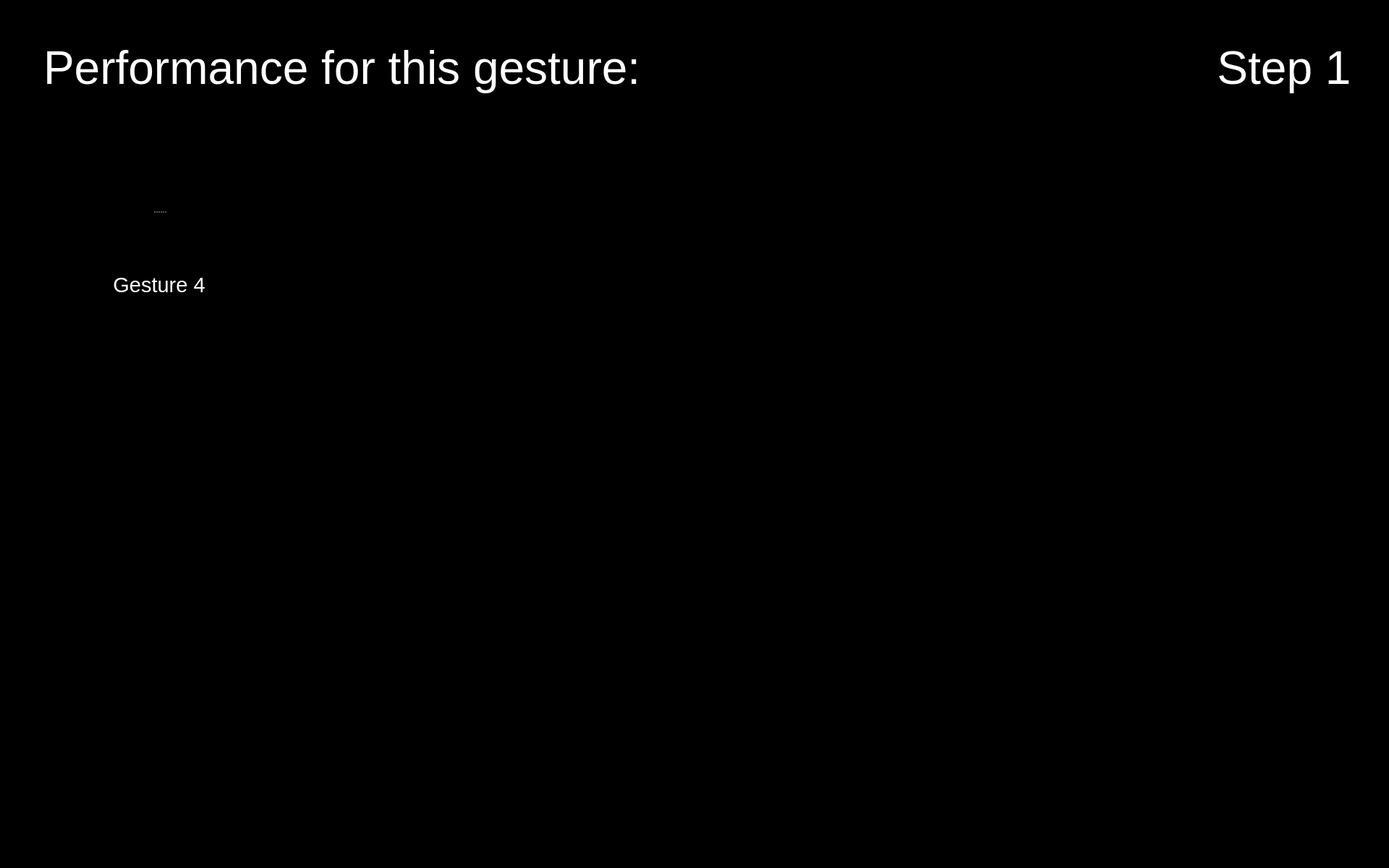
<?xml version="1.0" encoding="UTF-8"?>
<ui version="4.0">
 <class>Form</class>
 <widget class="QWidget" name="Form">
  <property name="geometry">
   <rect>
    <x>0</x>
    <y>0</y>
    <width>1920</width>
    <height>1200</height>
   </rect>
  </property>
  <property name="maximumSize">
   <size>
    <width>1920</width>
    <height>1200</height>
   </size>
  </property>
  <property name="windowTitle">
   <string>Form</string>
  </property>
  <property name="styleSheet">
   <string notr="true">background-color: rgb(0, 0, 0);</string>
  </property>
  <widget class="QPushButton" name="button_nav_left">
   <property name="enabled">
    <bool>true</bool>
   </property>
   <property name="geometry">
    <rect>
     <x>800</x>
     <y>560</y>
     <width>150</width>
     <height>150</height>
    </rect>
   </property>
   <property name="minimumSize">
    <size>
     <width>81</width>
     <height>81</height>
    </size>
   </property>
   <property name="maximumSize">
    <size>
     <width>150</width>
     <height>150</height>
    </size>
   </property>
   <property name="cursor">
    <cursorShape>OpenHandCursor</cursorShape>
   </property>
   <property name="focusPolicy">
    <enum>Qt::WheelFocus</enum>
   </property>
   <property name="contextMenuPolicy">
    <enum>Qt::DefaultContextMenu</enum>
   </property>
   <property name="layoutDirection">
    <enum>Qt::LeftToRight</enum>
   </property>
   <property name="autoFillBackground">
    <bool>false</bool>
   </property>
   <property name="styleSheet">
    <string notr="true"/>
   </property>
   <property name="icon">
    <iconset resource="resources/res.qrc">
     <normaloff>:/buttons/Button Left.svg</normaloff>:/buttons/Button Left.svg</iconset>
   </property>
   <property name="iconSize">
    <size>
     <width>144</width>
     <height>144</height>
    </size>
   </property>
   <property name="autoDefault">
    <bool>false</bool>
   </property>
   <property name="default">
    <bool>false</bool>
   </property>
   <property name="flat">
    <bool>true</bool>
   </property>
  </widget>
  <widget class="QPushButton" name="button_nav_right">
   <property name="enabled">
    <bool>true</bool>
   </property>
   <property name="geometry">
    <rect>
     <x>960</x>
     <y>560</y>
     <width>150</width>
     <height>150</height>
    </rect>
   </property>
   <property name="minimumSize">
    <size>
     <width>81</width>
     <height>81</height>
    </size>
   </property>
   <property name="maximumSize">
    <size>
     <width>150</width>
     <height>150</height>
    </size>
   </property>
   <property name="cursor">
    <cursorShape>OpenHandCursor</cursorShape>
   </property>
   <property name="focusPolicy">
    <enum>Qt::WheelFocus</enum>
   </property>
   <property name="contextMenuPolicy">
    <enum>Qt::DefaultContextMenu</enum>
   </property>
   <property name="layoutDirection">
    <enum>Qt::LeftToRight</enum>
   </property>
   <property name="autoFillBackground">
    <bool>false</bool>
   </property>
   <property name="styleSheet">
    <string notr="true"/>
   </property>
   <property name="icon">
    <iconset resource="resources/res.qrc">
     <normaloff>:/buttons/Button Right.svg</normaloff>:/buttons/Button Right.svg</iconset>
   </property>
   <property name="iconSize">
    <size>
     <width>144</width>
     <height>144</height>
    </size>
   </property>
   <property name="autoDefault">
    <bool>false</bool>
   </property>
   <property name="default">
    <bool>false</bool>
   </property>
   <property name="flat">
    <bool>true</bool>
   </property>
  </widget>
  <widget class="QPushButton" name="button_exit">
   <property name="enabled">
    <bool>true</bool>
   </property>
   <property name="geometry">
    <rect>
     <x>1760</x>
     <y>1040</y>
     <width>150</width>
     <height>150</height>
    </rect>
   </property>
   <property name="minimumSize">
    <size>
     <width>81</width>
     <height>81</height>
    </size>
   </property>
   <property name="maximumSize">
    <size>
     <width>150</width>
     <height>150</height>
    </size>
   </property>
   <property name="cursor">
    <cursorShape>OpenHandCursor</cursorShape>
   </property>
   <property name="focusPolicy">
    <enum>Qt::WheelFocus</enum>
   </property>
   <property name="contextMenuPolicy">
    <enum>Qt::DefaultContextMenu</enum>
   </property>
   <property name="icon">
    <iconset resource="resources/res.qrc">
     <normaloff>:/buttons/Button Exit.svg</normaloff>:/buttons/Button Exit.svg</iconset>
   </property>
   <property name="iconSize">
    <size>
     <width>144</width>
     <height>144</height>
    </size>
   </property>
   <property name="autoDefault">
    <bool>false</bool>
   </property>
   <property name="default">
    <bool>false</bool>
   </property>
   <property name="flat">
    <bool>true</bool>
   </property>
  </widget>
  <widget class="QLabel" name="image_step">
   <property name="geometry">
    <rect>
     <x>1650</x>
     <y>170</y>
     <width>250</width>
     <height>250</height>
    </rect>
   </property>
   <property name="font">
    <font>
     <pointsize>48</pointsize>
    </font>
   </property>
   <property name="styleSheet">
    <string notr="true">color: rgb(255, 255, 255);</string>
   </property>
   <property name="text">
    <string/>
   </property>
   <property name="pixmap">
    <pixmap resource="resources/res.qrc">:/detected steps/Detected Step1_Button.png</pixmap>
   </property>
   <property name="alignment">
    <set>Qt::AlignCenter</set>
   </property>
   <property name="wordWrap">
    <bool>true</bool>
   </property>
  </widget>
  <widget class="QLabel" name="label_plot_1">
   <property name="geometry">
    <rect>
     <x>490</x>
     <y>180</y>
     <width>850</width>
     <height>340</height>
    </rect>
   </property>
   <property name="maximumSize">
    <size>
     <width>1200</width>
     <height>480</height>
    </size>
   </property>
   <property name="font">
    <font>
     <pointsize>48</pointsize>
    </font>
   </property>
   <property name="styleSheet">
    <string notr="true">color: rgb(255, 255, 255);</string>
   </property>
   <property name="text">
    <string/>
   </property>
   <property name="scaledContents">
    <bool>true</bool>
   </property>
  </widget>
  <widget class="QLabel" name="icon_newbie_1">
   <property name="enabled">
    <bool>true</bool>
   </property>
   <property name="geometry">
    <rect>
     <x>490</x>
     <y>380</y>
     <width>100</width>
     <height>100</height>
    </rect>
   </property>
   <property name="sizePolicy">
    <sizepolicy hsizetype="Preferred" vsizetype="Preferred">
     <horstretch>0</horstretch>
     <verstretch>0</verstretch>
    </sizepolicy>
   </property>
   <property name="maximumSize">
    <size>
     <width>100</width>
     <height>100</height>
    </size>
   </property>
   <property name="text">
    <string/>
   </property>
   <property name="pixmap">
    <pixmap resource="resources/res.qrc">:/img/Icon User.png</pixmap>
   </property>
   <property name="scaledContents">
    <bool>true</bool>
   </property>
  </widget>
  <widget class="QLabel" name="icon_reaction_1">
   <property name="enabled">
    <bool>true</bool>
   </property>
   <property name="geometry">
    <rect>
     <x>1400</x>
     <y>250</y>
     <width>200</width>
     <height>200</height>
    </rect>
   </property>
   <property name="sizePolicy">
    <sizepolicy hsizetype="Preferred" vsizetype="Preferred">
     <horstretch>0</horstretch>
     <verstretch>0</verstretch>
    </sizepolicy>
   </property>
   <property name="maximumSize">
    <size>
     <width>200</width>
     <height>200</height>
    </size>
   </property>
   <property name="text">
    <string/>
   </property>
   <property name="scaledContents">
    <bool>true</bool>
   </property>
  </widget>
  <widget class="QLabel" name="icon_expert_1">
   <property name="enabled">
    <bool>true</bool>
   </property>
   <property name="geometry">
    <rect>
     <x>490</x>
     <y>220</y>
     <width>100</width>
     <height>100</height>
    </rect>
   </property>
   <property name="sizePolicy">
    <sizepolicy hsizetype="Preferred" vsizetype="Preferred">
     <horstretch>0</horstretch>
     <verstretch>0</verstretch>
    </sizepolicy>
   </property>
   <property name="maximumSize">
    <size>
     <width>100</width>
     <height>100</height>
    </size>
   </property>
   <property name="text">
    <string/>
   </property>
   <property name="pixmap">
    <pixmap resource="resources/res.qrc">:/img/Icon Expert.png</pixmap>
   </property>
   <property name="scaledContents">
    <bool>true</bool>
   </property>
  </widget>
  <widget class="QLabel" name="label_text_step">
   <property name="geometry">
    <rect>
     <x>1650</x>
     <y>20</y>
     <width>250</width>
     <height>150</height>
    </rect>
   </property>
   <property name="font">
    <font>
     <family>Arial</family>
     <pointsize>48</pointsize>
     <weight>9</weight>
     <italic>false</italic>
     <bold>false</bold>
    </font>
   </property>
   <property name="styleSheet">
    <string notr="true">font: 75 48pt &quot;Arial&quot;;
color: rgb(255, 255, 255);</string>
   </property>
   <property name="text">
    <string>Step 1</string>
   </property>
   <property name="textFormat">
    <enum>Qt::RichText</enum>
   </property>
   <property name="alignment">
    <set>Qt::AlignCenter</set>
   </property>
   <property name="wordWrap">
    <bool>true</bool>
   </property>
  </widget>
  <widget class="QSplitter" name="splitter_4">
   <property name="geometry">
    <rect>
     <x>60</x>
     <y>210</y>
     <width>320</width>
     <height>282</height>
    </rect>
   </property>
   <property name="orientation">
    <enum>Qt::Vertical</enum>
   </property>
   <widget class="QLabel" name="image_required_3">
    <property name="maximumSize">
     <size>
      <width>320</width>
      <height>240</height>
     </size>
    </property>
    <property name="text">
     <string/>
    </property>
    <property name="pixmap">
     <pixmap resource="resources/res.qrc">:/img/gesture4.png</pixmap>
    </property>
    <property name="scaledContents">
     <bool>true</bool>
    </property>
   </widget>
   <widget class="QLabel" name="text_required_3">
    <property name="font">
     <font>
      <family>Arial</family>
      <pointsize>22</pointsize>
      <weight>9</weight>
      <italic>false</italic>
      <bold>false</bold>
     </font>
    </property>
    <property name="styleSheet">
     <string notr="true">font: 75 22pt &quot;Arial&quot;;
color: rgb(255, 255, 255);</string>
    </property>
    <property name="text">
     <string>Gesture 4</string>
    </property>
    <property name="textFormat">
     <enum>Qt::PlainText</enum>
    </property>
    <property name="alignment">
     <set>Qt::AlignCenter</set>
    </property>
    <property name="wordWrap">
     <bool>true</bool>
    </property>
   </widget>
  </widget>
  <widget class="QLabel" name="label_trouble">
   <property name="geometry">
    <rect>
     <x>60</x>
     <y>20</y>
     <width>1280</width>
     <height>150</height>
    </rect>
   </property>
   <property name="font">
    <font>
     <family>Arial</family>
     <pointsize>48</pointsize>
     <weight>9</weight>
     <italic>false</italic>
     <bold>false</bold>
    </font>
   </property>
   <property name="styleSheet">
    <string notr="true">font: 75 48pt &quot;Arial&quot;;
color: rgb(255, 255, 255);</string>
   </property>
   <property name="text">
    <string>Performance for this gesture:</string>
   </property>
   <property name="textFormat">
    <enum>Qt::RichText</enum>
   </property>
   <property name="alignment">
    <set>Qt::AlignLeading|Qt::AlignLeft|Qt::AlignVCenter</set>
   </property>
   <property name="wordWrap">
    <bool>true</bool>
   </property>
  </widget>
 </widget>
 <resources>
  <include location="resources/res.qrc"/>
 </resources>
 <connections/>
</ui>
